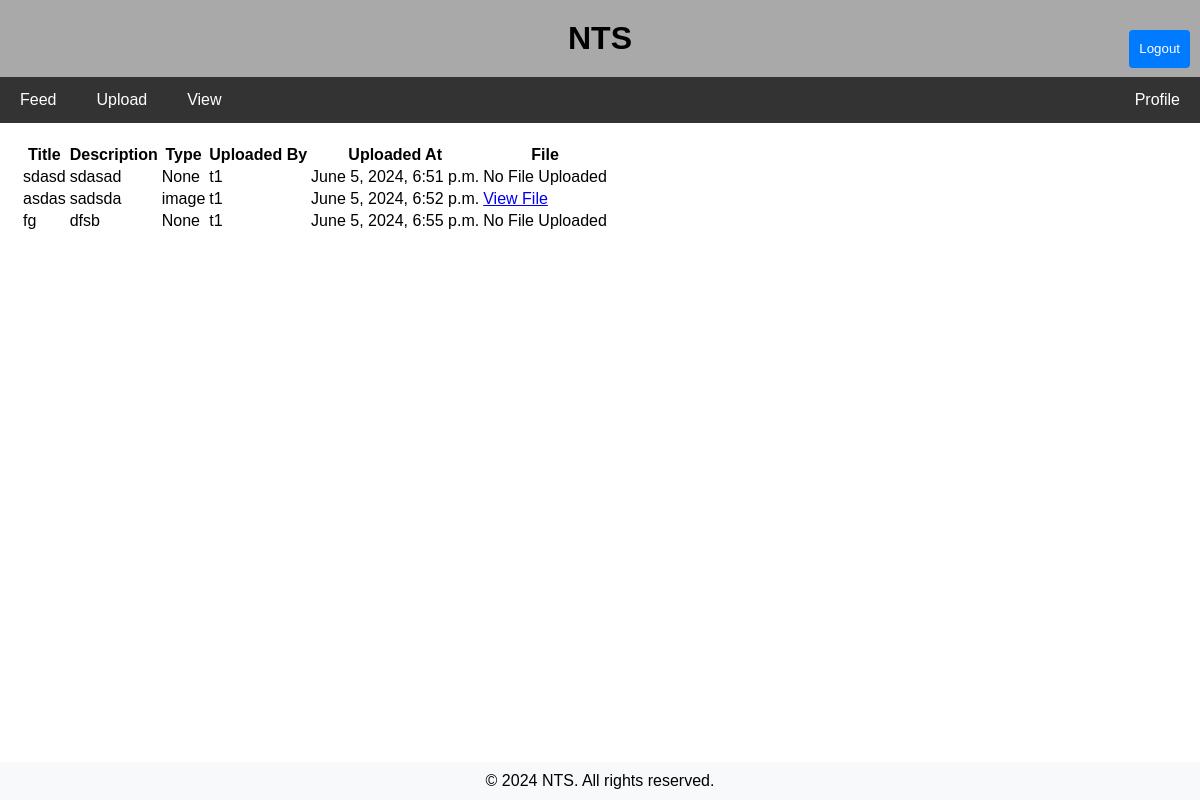
/view/ (signed in), run on the app's committed database.
### Notification/models.py (models this page shows, shortened)
class Media(models.Model):
    MEDIA_TYPES = (
        ('image', 'Image'),
        ('video', 'Video'),
        ('audio', 'Audio'),
        ('document', 'Document'),
    )
    title = models.CharField(max_length=100)
    description = models.TextField(blank=True)
    media_type = models.CharField(max_length=20, choices=MEDIA_TYPES, null=True, blank=True)
    file = models.FileField(upload_to='media_files/',null=True, blank=True)
    pgm = models.ForeignKey(Programme, on_delete=models.CASCADE)
    student = models.BooleanField(default=False)
    teacher = models.BooleanField(default=False)
    uploaded_by = models.ForeignKey(settings.AUTH_USER_MODEL, on_delete=models.CASCADE)
    uploaded_at = models.DateTimeField(auto_now_add=True)

### Notification/views.py (the view)
# urls.py: path('view/', teacher_view, name="teacher_view"),
@login_required
@add_user_context
def teacher_view(request, context):
    current_user = request.user
    if current_user.is_authenticated:
        teacher = Teacher.objects.filter(user=current_user)
        if teacher.exists:
            teacher = teacher.first()
            if teacher.designation == "principal":
                medias = Media.objects.all().order_by('uploaded_at')
                context.update({'medias':medias})
                return render(request,'Notification/view.html',context)
            else:
                medias = Media.objects.filter(uploaded_by=current_user).order_by('-uploaded_at')
                context.update({'medias':medias})
                return render(request,'Notification/view.html',context)

### Notification/views.py (called while the page is built)
def add_user_context(view_func):
    @wraps(view_func)
    def _wrapped_view(request, *args, **kwargs):
        context = {
            'user': request.user,
            'is_superuser': request.user.is_superuser,
            'is_teacher': hasattr(request.user, 'teacher'),
            'is_student': hasattr(request.user, 'student'),
        }
        return view_func(request, context, *args, **kwargs)
    return _wrapped_view

### Notification/templates/Notification/view.html
{% extends "base.html" %}
{% block content %}
<table>
    <tr>
        <th>Title</th>
        <th>Description</th>
        <th>Type</th>
        <th>Uploaded By</th>
        <th>Uploaded At</th>
        <th>File</th>
    </tr>
    {% for item in medias %}
    <tr>
        <td>{{item.title}}</td>
        <td>{{item.description}}</td>
        <td>{{item.media_type}}</td>
        <td>{{item.uploaded_by}}</td>
        <td>{{item.uploaded_at}}</td>
        <td>
            {% if item.file %}
                <a href="{{ item.file.url }}" target="_blank">View File</a>
            {% else %}
                No File Uploaded
            {% endif %}
        </td>
    </tr>
    {% endfor %}
</table>
{% endblock  %}

### Notification/static/css/base.css (style rules this page uses)
body, div, h2, p, a, span { margin: 0; padding: 0; border: 0; outline: 0; font-weight: inherit; font-style: inherit; font-size: 100%; font-family: inherit; vertical-align: baseline; }
body { font-family: Arial, sans-serif; font-size: 16px; display: flex; flex-direction: column; min-height: 100vh; }

### data on the page
Media: title "sdasd", description "sdasad", media_type "None", uploaded_by "t1", uploaded_at "June 5, 2024, 6:51 p.m.", file "No File Uploaded"
Media: title "asdas", description "sadsda", media_type "image", uploaded_by "t1", uploaded_at "June 5, 2024, 6:52 p.m."
Media: title "fg", description "dfsb", media_type "None", uploaded_by "t1", uploaded_at "June 5, 2024, 6:55 p.m.", file "No File Uploaded"
